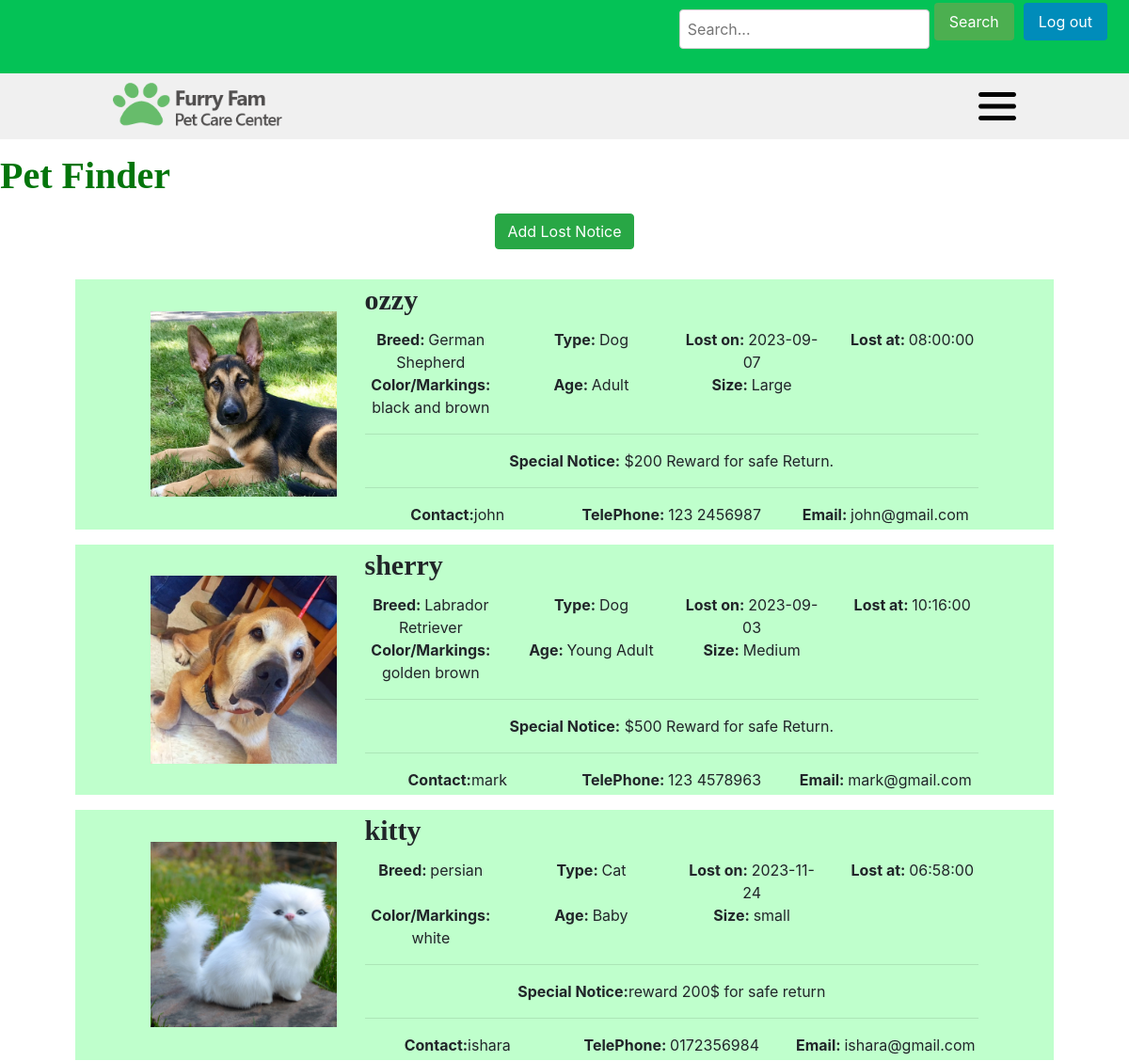
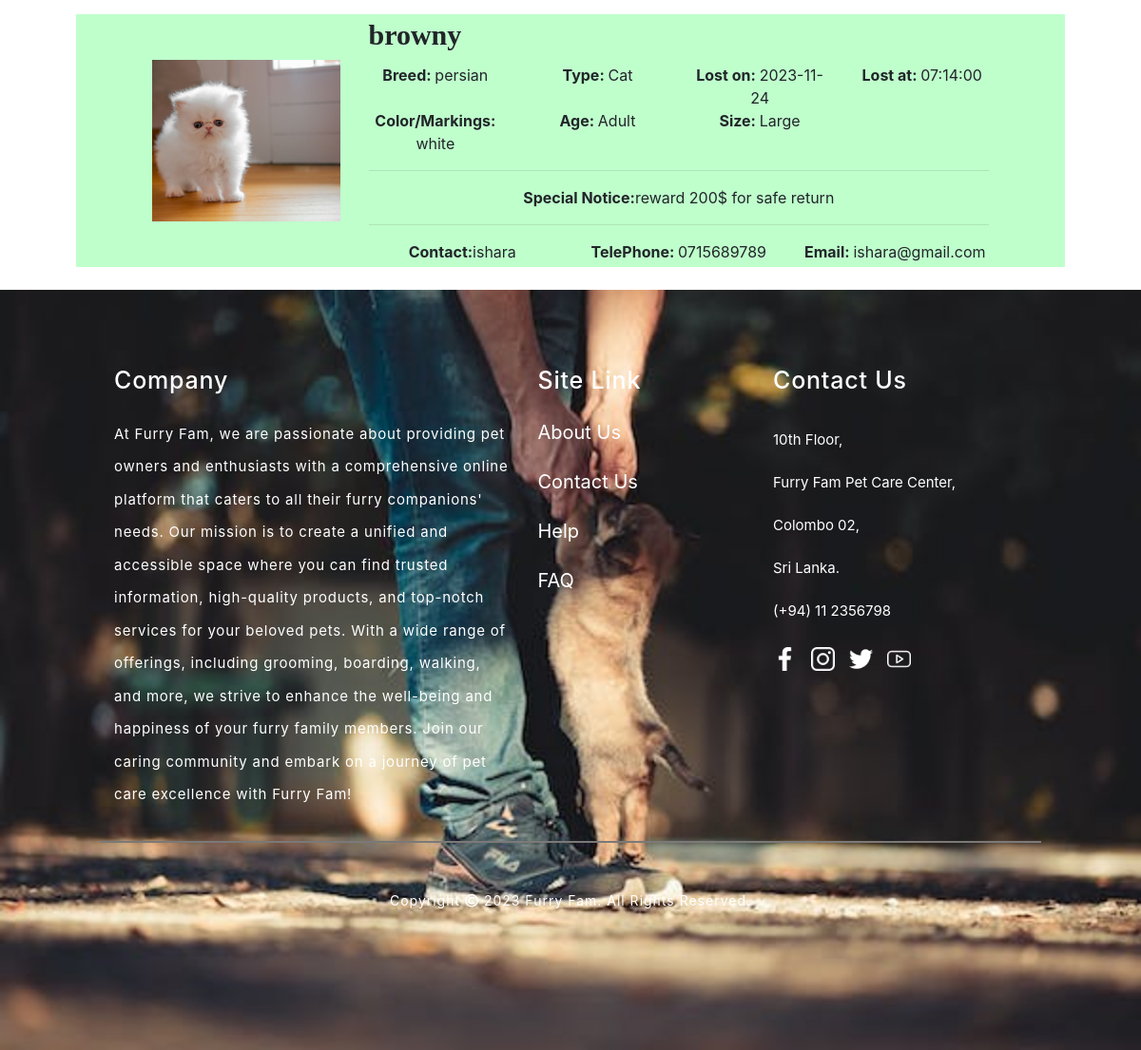
/PetFinder.php, run on the app's committed database (2 pictures, top to bottom).
### tables this page shows
CREATE TABLE `lost_pets` (
  `id` int(11) NOT NULL,
  `petName` varchar(255) NOT NULL,
  `breed` varchar(255) DEFAULT NULL,
  `type` varchar(255) NOT NULL,
  `lostDate` date NOT NULL,
  `lostTime` time NOT NULL,
  `city` varchar(255) DEFAULT NULL,
  `additionalInfo` text DEFAULT NULL,
  `color` varchar(255) DEFAULT NULL,
  `age` varchar(255) DEFAULT NULL,
  `size` varchar(255) DEFAULT NULL,
  `gender` varchar(255) DEFAULT NULL,
  `ownerName` varchar(255) NOT NULL,
  `ownerTP` varchar(255) NOT NULL,
  `email` varchar(255) NOT NULL,
  `image` varchar(255) DEFAULT NULL
);

### PetFinder.php (the view, shortened to what this page needs)
<?php
$servername = "localhost";
$username = "root";
$password = "";
$dbname = "furryfam";
$dbConnection = mysqli_connect($servername, $username, $password, $dbname);
$query = "SELECT * FROM lost_pets";
$result = mysqli_query($dbConnection, $query);
?>
<html>
    <head>
    </head>
    <body>
        <?php include 'Header.php' ?>
        <section>
            <h1 style="color: #03750B; font-family: serif; font-weight: 800; margin-top: 15px;">Pet Finder</h1>
            <nav class="navbar navbar-expand-">
                <div class="container-fluid justify-content-center">
                    <form class="d-flex">
                        <a href="petFinderForm.php">
                            <button class="btn btn-success me-2" type="button">Add Lost Notice</button>
                        </a>
                    </form>
                </div>
            </nav>
            <div class="py-2">
                <?php
                while ($row = mysqli_fetch_assoc($result)) {
                    echo '<div class="card mb-3" style="margin-left: 5em; margin-right: 5em; background-color: #bfffcc; border-radius: 0; border-style: none;">';
                    echo '<div class="card" style="margin-left: 5em; margin-right: 5em; background-color: #bfffcc; border-radius: 0; border-style: none;">';
                    echo '<div class="row">';
                    echo '<div class="col-md-3 align-self-center">';
                    echo '<img src="' . $row['image'] . '" class="img-fluid" alt="' . $row['petName'] . '">';
                    echo '</div>';
                    echo '<div class="col-md-9 py-1">';
                    echo '<h5 class="card-title" style="font-family: serif; font-weight: 800; font-size: 30px;">' . htmlspecialchars($row["petName"]) . '</h5>';
                    echo '<div class="row text-center">';
                    echo '<div class="col-md-3">';
                    echo '<p class="card-text"><strong>Breed: </strong>' . htmlspecialchars($row["breed"]) . '</p>';
                    echo '</div>';
                    echo '<div class="col-md-3">';
                    echo '<p class="card-text"><strong>Type: </strong>' . htmlspecialchars($row["type"]) . '</p>';
                    echo '</div>';
                    echo '<div class="col-md-3">';
                    echo '<p class="card-text"><strong>Lost on: </strong>' . htmlspecialchars($row["lostDate"]) . '</p>';
                    echo '</div>';
                    echo '<div class="col-md-3">';
                    echo '<p class="card-text"><strong>Lost at: </strong>' . htmlspecialchars($row["lostTime"]) . '</p>';
                    echo '</div>';
                    echo '</div>';
                    echo '<div class="row text-center">';
                    echo '<div class="col-md-3">';
                    echo '<p class="card-text"><strong>Color/Markings: </strong>' . htmlspecialchars($row["color"]) . '</p>';
                    echo '</div>';
                    echo '<div class="col-md-3">';
                    echo '<p class="card-text"><strong>Age: </strong>' . htmlspecialchars($row["age"]) . '</p>';
                    echo '</div>';
                    echo '<div class="col-md-3">';
                    echo '<p class="card-text"><strong>Size: </strong>' . htmlspecialchars($row["size"]) . '</p>';
                    echo '</div>';
                    echo '</div>';
                    echo '<hr>';
                    echo '<div class="col-md-12 text-center">';
                    echo '<p class="card-text"><strong>Special Notice:</strong>' . htmlspecialchars($row["additionalInfo"]) . '</p>';
                    echo '</div>';
                    echo '<hr>';
                    echo '<div class="row text-center">';
                    echo '<div class="col-md-4">';
                    echo '<p class="card-text"><strong>Contact:</strong>' . htmlspecialchars($row["ownerName"]) . '</p>';
                    echo '</div>';
                    echo '<div class="col-md-4">';
                    echo '<p class="card-text"><strong>TelePhone: </strong>' . htmlspecialchars($row["ownerTP"]) . '</p>';
                    echo '</div>';
                    echo '<div class="col-md-4">';
                    echo '<p class="card-text"><strong>Email: </strong>' . htmlspecialchars($row["email"]) . '</p>';
                    echo '</div>';
                    echo '</div>';
                    echo '</div>';
                    echo '</div>';
                    echo '</div>';
                    echo '</div>';
                }
                ?>
            </div>
        </section>
        <?php include 'Footer.php' ?>
    </body>
</html>

### Header.php (shortened to what this page needs)
<!DOCTYPE html>
<html>
    <head>
        <link rel="stylesheet" href="css/home.css">
        <link rel="stylesheet" href="css/hf.css">
        <link rel="stylesheet" href="https://stackpath.bootstrapcdn.com/bootstrap/4.3.1/css/bootstrap.min.css">
        <link rel="stylesheet" href="https://cdnjs.cloudflare.com/ajax/libs/font-awesome/5.15.2/css/all.min.css"/>
    </head>
    <body>
        <div class="header">
            <ul style="list-style-type: none;">
                <li>
                    <div class="search-container">
                        <input type="text" placeholder="Search...">
                        <form><button class="search-button">Search</button></form>
                        <div class="buttons-container">
                            <form action="logout.php"><button class="signup-button">Log out</button></form>
                        </div>
                    </div>
                </li>
            </ul>
        </div>
        <div class="header-back">
            <div class="nav-back">
                <div class="nav-wrap">
                    <div class="nav-logo">
                        <a href="Home.php">
                            <img src="images/logo.png" alt="logo">
                        </a>
                    </div>
                    <div class="menu-icon-wrap">
                        <img src="images/menu.png" class="menu-icon" alt="menu img" onclick="menuToggle()">
                    </div>
                </div>
            </div>
        </div>
    </body>
</html>

### Footer.php
<!DOCTYPE html>
<div class="footer-back">
    <div class="footer-wrap">
        <div class="footer-mar">
            <div class="foo-width-1 footer-pad">
                <div class="footer-text">
                    <h1>Company</h1>
                    <p class="footer-para">
                        At Furry Fam, we are passionate about providing pet owners and enthusiasts with
                        a comprehensive online platform that caters to all their furry companions' needs.
                        Our mission is to create a unified and accessible space where you can find
                        trusted information, high-quality products, and top-notch services for your
                        beloved pets. With a wide range of offerings, including grooming, boarding,
                        walking, and more, we strive to enhance the well-being and happiness of your
                        furry family members. Join our caring community and embark on a journey of pet
                        care excellence with Furry Fam!
                    </p>
                </div>
            </div>
            <div class="foo-width-2 footer-pad">
                <div class="footer-text">
                    <h1>Site Link</h1>
                    <a href="AboutUs.php">About Us</a>
                    <a href="#">Contact Us</a>
                    <a href="#">Help</a>
                    <a href="faq.php">FAQ</a>
                </div>
            </div>
            <div class="foo-width-3 footer-pad">
                <div class="footer-text">
                    <h1>Contact Us</h1>
                    <p class="address">10th Floor,<br>
                        Furry Fam Pet Care Center,<br>
                        Colombo 02,<br>
                        Sri Lanka.<br>
                        (+94) 11 2356798
                    </p>
                    <div class="media-icon">
                        <img src="images/facebook.png" alt="social media icons">
                        <img src="images/instagram.png" alt="social media icons">
                        <img src="images/twitter.png" alt="social media icons">
                        <img src="images/youtube.png" alt="social media icons">
                    </div>
                </div>
            </div>
            <div class="footer-border">
                <div class="footer-bottom">
                    <p>Copyright <i class="far fa-copyright"></i> 2023 Furry Fam. All Rights Reserved.</p>
                </div>
            </div>
        </div>
    </div>
</div>

### css/home.css (style rules this page uses)
.header-back { background-color: #ffffff; padding: 10px 0; }
.nav-back { width: 80%; margin: 0 auto; }
.nav-wrap { display: flex; flex-wrap: wrap; align-items: center; justify-content: space-between; }
.nav-logo { width: 20%; }
.nav-logo img { width: 180px; }
.menu-icon-wrap { display: none; text-align: right; }
.menu-icon-wrap img { width: 40px; }
@media (max-width: 1200px) { .menu-icon-wrap { display: block; } }
.header { display: flex; justify-content: flex-end; background-color: #04c256; padding: 3px; align-items: center; }
.search-container { display: flex; align-items: center; margin-right: 20px; }
.search-container input[type="text"] { padding: 8px; border: 1px solid #ccc; border-radius: 4px; margin-right: 5px; }
.search-button { padding: 8px 16px; background-color: #4CAF50; color: white; border: none; border-radius: 4px; cursor: pointer; }
.buttons-container { display: flex; align-items: center; }
.buttons-container button { margin-left: 10px; padding: 8px 16px; background-color: #008CBA; color: white; border: none; border-radius: 4px; cursor: pointer; }
.footer-back { background-image: url(footer.jpeg); background-size: cover; background-position: center; background-repeat: no-repeat; height: 100%; margin-top: 7%; padding: 80px 0; }
.footer-wrap { width: 80%; margin: 0 auto; }
.footer-mar { margin: 0 -15px !important; display: flex; flex-wrap: wrap; }
.foo-width-1 { width: 45%; }
.foo-width-2 { width: 25%; }
.foo-width-3 { width: 30%; }
.footer-pad { padding: 0 15px !important; }
.footer-text h1 { color: #fff; font-size: 25px; font-weight: 500; letter-spacing: 0.8px; margin-bottom: 25px; }
.footer-para { color: #fff; font-size: 15px; line-height: 2.3; font-weight: 400; letter-spacing: 0.8px; }
.footer-text a { color: #ffffff; font-size: 20px; font-weight: 400; margin-bottom: 22px; display: block; }
.footer-text .address { color: #ffffff; font-size: 15px; line-height: 3; font-weight: 400; }
.media-icon { position: relative; display: flex; flex-wrap: wrap; align-items: center; }
.media-icon img { width: 25px; margin-right: 15px; }
.footer-bottom p { margin: 0; color: #ffffff; font-size: 14px; letter-spacing: 1px; }
.footer-border { border-top: 2px solid #7b7978; margin: 15px 0 0 0; padding: 50px 0 0 0; text-align: center; width: 100%; }
body { font-family: 'Montserrat', sans-serif; background-color: #000; }
body { font-family: Arial, sans-serif; color: #000000; margin: 0; }

### data on the page
lost_pets: image+petName (picture), petName "ozzy", breed "German Shepherd", type "Dog", lostDate "2023-09-07", lostTime "08:00:00", color "black and brown", age "Adult", size "Large", additionalInfo "$200 Reward for safe Return.", ownerName "john", ownerTP "123 2456987", email "john@gmail.com"
lost_pets: image+petName (picture), petName "sherry", breed "Labrador Retriever", type "Dog", lostDate "2023-09-03", lostTime "10:16:00", color "golden brown", age "Young Adult", size "Medium", additionalInfo "$500 Reward for safe Return.", ownerName "mark", ownerTP "123 4578963", email "mark@gmail.com"
lost_pets: image (picture), petName "kitty", breed "persian", type "Cat", lostDate "2023-11-24", lostTime "06:58:00", color "white", age "Baby", size "small", additionalInfo "reward 200$ for safe return", ownerName "ishara", ownerTP "0172356984", email "ishara@gmail.com"
lost_pets: image (picture), petName "browny", breed "persian", type "Cat", lostDate "2023-11-24", lostTime "07:14:00", color "white", age "Adult", size "Large", additionalInfo "reward 200$ for safe return", ownerName "ishara", ownerTP "0715689789", email "ishara@gmail.com"
